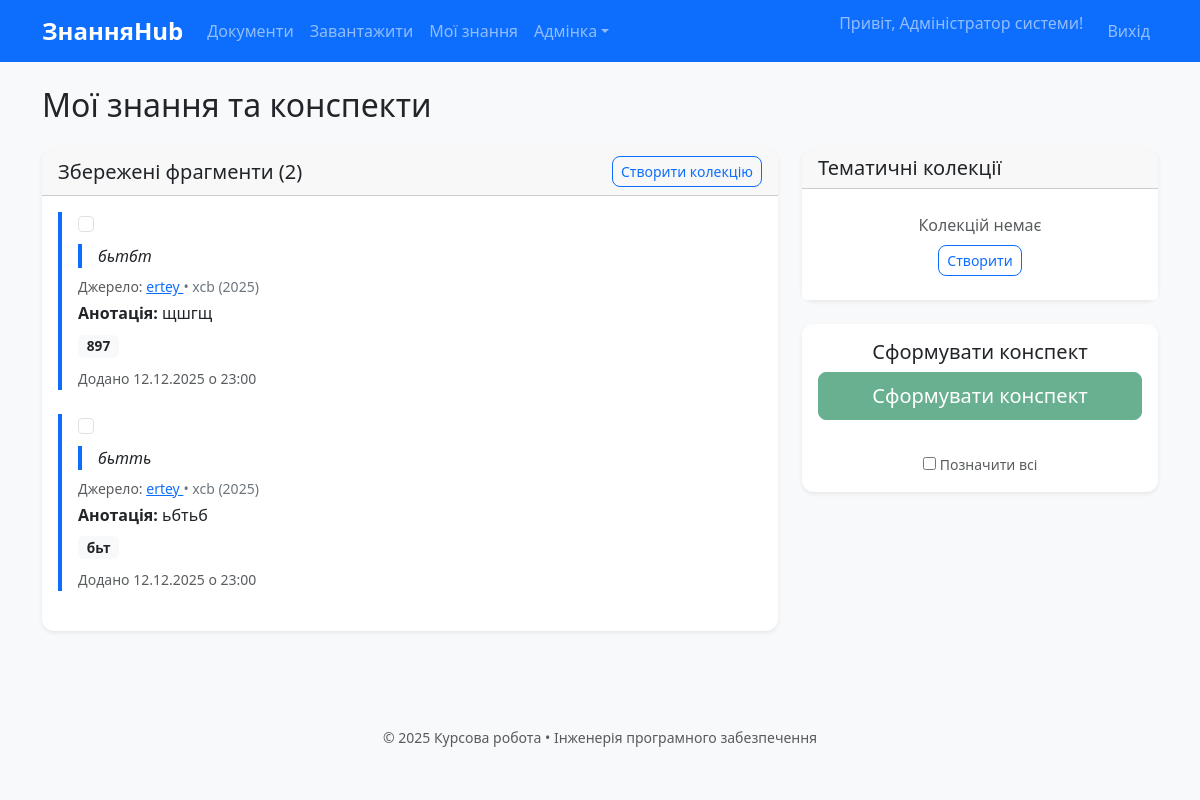
Before: /my/knowledge (signed in) with the older database file.
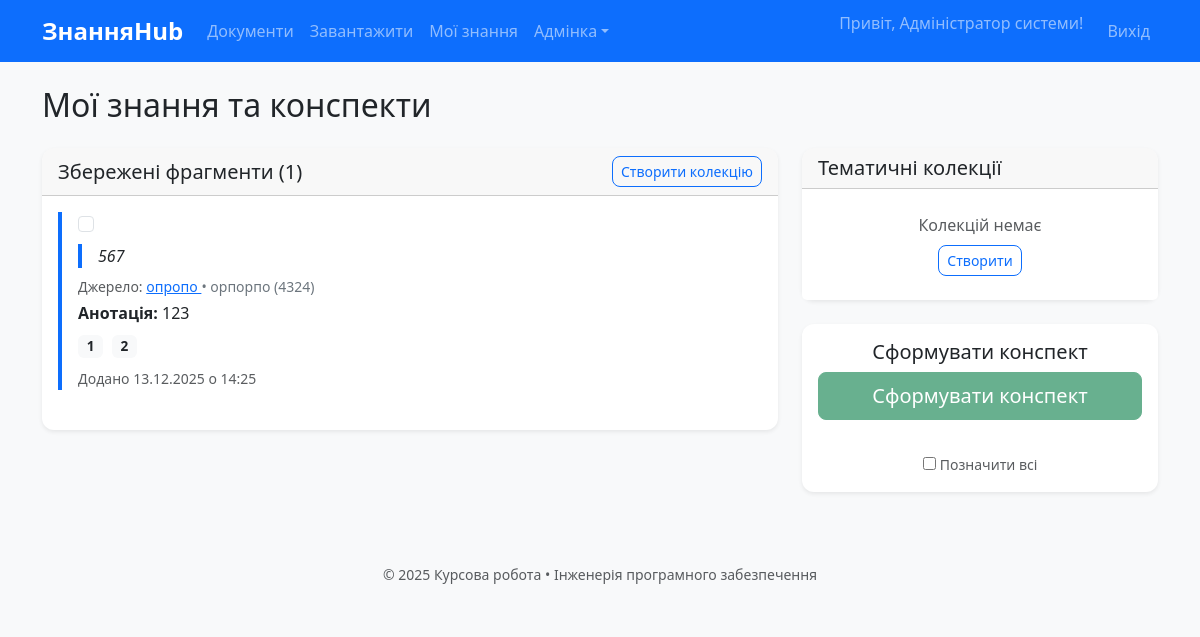
After: the same page with the newer database file.
### models.py (models this page shows)
class Knowledge(db.Model):
    id = db.Column(db.Integer, primary_key=True)
    document_id = db.Column(db.Integer, db.ForeignKey('document.id'))
    user_id = db.Column(db.Integer, db.ForeignKey('user.id'))
    text = db.Column(db.Text, nullable=False)           # цитата або виділений фрагмент
    note = db.Column(db.Text)                           # власна анотація
    tags = db.Column(db.Text)
    created_at = db.Column(db.DateTime, default=datetime.utcnow)
    document = db.relationship('Document', backref='knowledges')
    user = db.relationship('User', backref='knowledges')
    collections = db.relationship('Collection', secondary=collection_knowledge,
                                  back_populates='knowledges')

class Document(db.Model):
    id = db.Column(db.Integer, primary_key=True)
    title = db.Column(db.String(300), nullable=False)
    authors = db.Column(db.Text)
    year = db.Column(db.Integer)
    source = db.Column(db.Text)
    doc_type = db.Column(db.String(50))
    original_filename = db.Column(db.String(300), nullable=False)
    stored_filename = db.Column(db.String(200), nullable=False, unique=True)
    uploaded_at = db.Column(db.DateTime, default=datetime.utcnow)
    uploaded_by = db.Column(db.Integer, db.ForeignKey('user.id'))
    user = db.relationship('User', backref='documents')

### app.py (the view)
    @app.route('/my/knowledge')
    @login_required
    def my_knowledge():
        knowledges = Knowledge.query.filter_by(user_id=current_user.id).order_by(Knowledge.created_at.desc()).all()
        collections = Collection.query.filter_by(user_id=current_user.id).all()
        return render_template('knowledge/list.html', knowledges=knowledges, collections=collections)

### templates/knowledge/list.html (shortened to what the changed rows need)
{% extends "base.html" %}
{% block content %}
<h2 class="mb-4">Мої знання та конспекти</h2>
<div class="row">
    <div class="col-lg-8">
        <div class="card shadow-sm mb-4">
            <div class="card-header d-flex justify-content-between align-items-center">
                <h5 class="mb-0">Збережені фрагменти ({{ knowledges|length }})</h5>
                <button class="btn btn-outline-primary btn-sm" data-bs-toggle="modal" data-bs-target="#createCollectionModal">
                    Створити колекцію
                </button>
            </div>
            <div class="card-body">
                {% if knowledges %}
                    {% for k in knowledges %}
                        <div class="border-start border-primary border-4 ps-3 mb-4">
                            <div class="form-check mb-2">
                                <input class="form-check-input" type="checkbox" name="knowledge_id" value="{{ k.id }}" id="k{{ k.id }}">
                            </div>
                            <blockquote class="mb-2 fs-6">
                                {{ k.text|truncate(400) }}
                            </blockquote>
                            <p class="small text-muted mb-1">
                                Джерело:
                                <a href="{{ url_for('document_detail', doc_id=k.document.id) }}">
                                    {{ k.document.title }}
                                </a>
                                <span class="text-secondary"> • {{ k.document.authors }} ({{ k.document.year or '—' }})</span>
                            </p>
                            {% if k.note %}
                                <p class="mb-2"><strong>Анотація:</strong> {{ k.note }}</p>
                            {% endif %}
                            {% if k.tags %}
                                <div class="mb-2">
                                    {% for tag in k.tags.split(',') %}
                                        <span class="badge bg-light text-dark me-1">{{ tag.strip() }}</span>
                                    {% endfor %}
                                </div>
                            {% endif %}
                            <small class="text-muted">
                                Додано {{ k.created_at.strftime('%d.%m.%Y о %H:%M') }}
                            </small>
                        </div>
                    {% endfor %}
                {% else %}
                    <p class="text-muted text-center py-5">Ви ще не зберегли жодного фрагменту.</p>
                {% endif %}
            </div>
        </div>
    </div>
</div>
{% endblock %}

Changed rows visible on the page:
removed Knowledge: text "бьтбт", document "ertey", document.authors "xcb", document "2025", note "щшгщ", strip "897", created_at "12.12.2025 о 23:00"
removed Knowledge: text "бьтть", document "ertey", document.authors "xcb", document "2025", note "ьбтьб", strip "бьт", created_at "12.12.2025 о 23:00"
added Knowledge: text "567", document "опропо", document.authors "орпорпо", document "4324", note "123", strip "1" "2", created_at "13.12.2025 о 14:25", shown under "Збережені фрагменти (1)"
Other visible differences:
{{ knowledges|length }}: "2" → "1"
